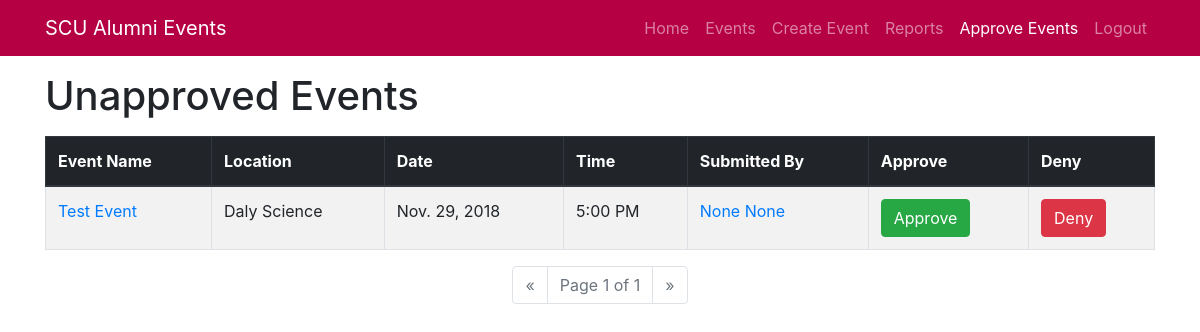
Before: /attendance/approve/ (signed in) with the older database file.
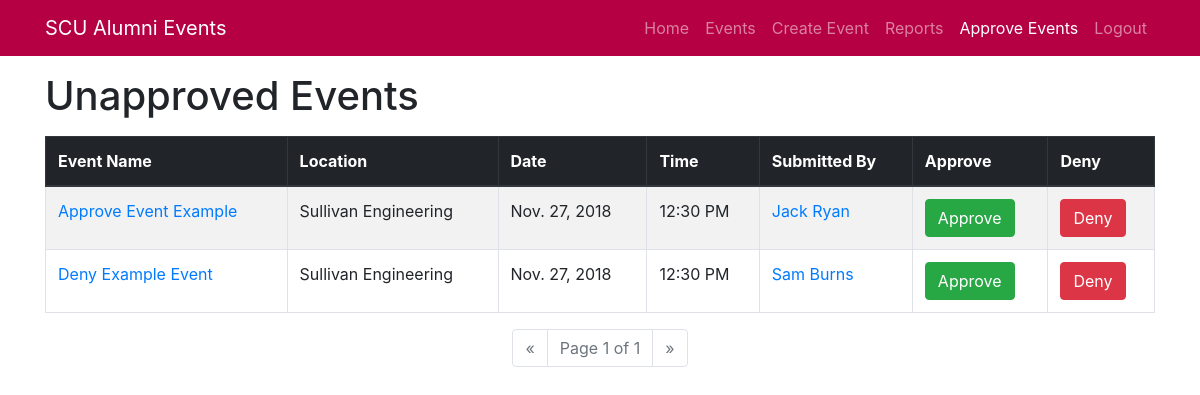
After: the same page with the newer database file.
### attendance/models.py (models this page shows, shortened)
class Event(models.Model):
    name = models.CharField(max_length=200, help_text='Enter an event name')
    description = models.TextField(
        max_length=1500, help_text='Enter an event description')
    location = models.CharField(
        max_length=75, help_text='Enter location of event')
    date = models.DateField()
    time = models.TimeField()
    numAttend = models.IntegerField(default=0)
    approved = models.BooleanField(default=False)
    event_fName = models.CharField(
        max_length=45, help_text='Enter your first name', null=True)
    event_lName = models.CharField(
        max_length=45, help_text='Enter your last name', null=True)
    event_email = models.EmailField(null=True)
    event_school = models.CharField(
        max_length=50, help_text='Enter school graduated from', null=True)
    event_yearGrad = models.PositiveSmallIntegerField(
        help_text='Enter graduation year', null=True)
    event_major = models.CharField(
        max_length=70, help_text='Enter your major', null=True)

### attendance/views.py (the view)
# urls.py: path('approve/', views.approveEvents, name='approve'),
def approveEvents(request):
    event_list = Event.objects.all()
    event_list = event_list.filter(approved=False)
    event_list = event_list.order_by('-date', 'time')
    paginator = Paginator(event_list, 10)  # Show 10 events per page
    page = request.GET.get('page')
    events = paginator.get_page(page)
    return render(request, 'approveEvents.html', {'events': events})

### attendance/templates/approveEvents.html (shortened to what this page needs)
<!DOCTYPE html>
<html lang="en">
<head>
  <link rel="stylesheet" href="https://stackpath.bootstrapcdn.com/bootstrap/4.1.3/css/bootstrap.min.css">
</head>
{% if user.is_superuser %}
<body>
  {% block navbar %}
  <nav class="navbar navbar-expand-lg navbar-dark static-top" style="background-color: #B50043">
    <div class="container">
      <a class="navbar-brand" href="{% url 'index' %}">SCU Alumni Events</a>
      <div class="collapse navbar-collapse" id="navbarResponsive">
        <ul class="navbar-nav ml-auto">
          <li class="nav-item">
            <a class="nav-link" href="{% url 'index' %}">Home</a>
          </li>
          <li class="nav-item">
            <a class="nav-link" href="{% url 'events' %}">Events</a>
          </li>
          <li class="nav-item">
            <a class="nav-link" href="{% url 'new_event' %}">Create Event</a>
          </li>
          <li class="nav-item">
            {% if user.is_superuser %}
            <a class="nav-link" href="{% url 'report' %}">Reports
            </a>
            {% endif %}
          </li>
          <li class="nav-item active">
            {% if user.is_superuser %}
            <a class="nav-link" href="{% url 'approve' %}">Approve Events</a>
            {% endif %}
          </li>
          <li class="nav-item">
            {% if user.is_authenticated %}
            <a class="nav-link" href="{% url 'logout' %}">Logout</a>
            {% else %}
            <a class="nav-link" href="{% url 'login' %}">Login</a>
            {% endif %}
          </li>
        </ul>
      </div>
    </div>
  </nav>
  {% endblock %}
  {% block content %}
  <div class="container mt-3">
    <h1>Unapproved Events</h1>
    {% if events %}
    <table class="table table-bordered table-striped mt-3">
      <thead class="thead-dark">
        <tr>
          <th>Event Name</th>
          <th>Location</th>
          <th>Date</th>
          <th>Time</th>
          <th>Submitted By</th>
          <th>Approve</th>
          <th>Deny</th>
        </tr>
      </thead>
      <tbody>
        {% for event in events %}
        <tr>
          <td><a href="{% url 'event_detail' event.pk %}">{{ event.name }}</a></td>
          <td>{{ event.location }}</td>
          <td>{{ event.date }}</td>
          <td>{{ event.time|time:'g:i A' }}</td>
          <td><a href="{% url 'event_submittedBy' event.pk %}">{{event.event_fName}} {{event.event_lName}}</a></td>
          <td><a href="{% url 'event_approved' event.pk %}"><button type="button" class="btn btn-success">Approve</button></a></td>
          <td><a href="{% url 'event_denied' event.pk %}"><button type="button" class="btn btn-danger">Deny</button></a></td>
        </tr>
        {% endfor %}
      </tbody>
    </table>
    <nav aria-label="pagination">
      <ul class="pagination justify-content-center">
        {% if events.has_previous %}
        <li class="page-item">
          <a class="page-link" href="?page={{ events.previous_page_number }}" tabindex="-1">&laquo;</a>
        </li>
        {% else %}
        <li class="page-item disabled">
          <a class="page-link" href="#" tabindex="-1">&laquo;</a>
        </li>
        {% endif %}
        <li class="page-item disabled">
          <a class="page-link" href="#">Page {{ events.number }} of {{ events.paginator.num_pages }}</a>
        </li>
        {% if events.has_next %}
        <li class="page-item">
          <a class="page-link" href="?page={{ events.next_page_number }}">&raquo;</a>
        </li>
        {% else %}
        <li class="page-item disabled">
          <a class="page-link" href="#">&raquo;</a>
        </li>
        {% endif %}
      </ul>
    </nav>
    {% else %}
    <div class="row">
      <div class="col-lg-12 text-center">
        <p class="lead">There are currently no unapproved events</p>
      </div>
    </div>
    {% endif %}
  </div>
  {% endblock %}
</body>
{% else %}
<body>
  <h1>You are not authorized to view this page.</h1>
</body>
{% endif %}
</html>

Changed rows visible on the page:
removed Event: name "Test Event", location "Daly Science", date "Nov. 29, 2018", time "5:00 PM", event_fName "None", event_lName "None"
now on this page (row edited): Event: name "Approve Event Example", location "Sullivan Engineering", date "Nov. 27, 2018", time "12:30 PM", event_fName "Jack", event_lName "Ryan"
now on this page (row edited): Event: name "Deny Example Event", location "Sullivan Engineering", date "Nov. 27, 2018", time "12:30 PM", event_fName "Sam", event_lName "Burns"
